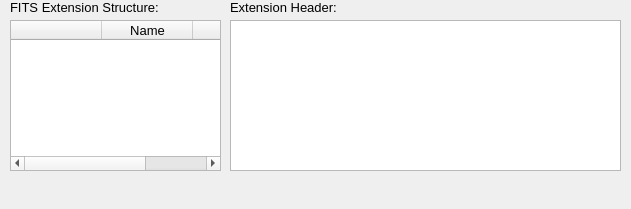
<?xml version="1.0" encoding="UTF-8"?>
<ui version="4.0">
 <class>InfoTab</class>
 <widget class="QWidget" name="InfoTab">
  <property name="geometry">
   <rect>
    <x>0</x>
    <y>0</y>
    <width>631</width>
    <height>209</height>
   </rect>
  </property>
  <property name="font">
   <font>
    <pointsize>10</pointsize>
   </font>
  </property>
  <property name="windowTitle">
   <string>InfoTab</string>
  </property>
  <widget class="QLabel" name="label_header">
   <property name="geometry">
    <rect>
     <x>230</x>
     <y>0</y>
     <width>121</width>
     <height>15</height>
    </rect>
   </property>
   <property name="font">
    <font>
     <pointsize>10</pointsize>
     <underline>false</underline>
    </font>
   </property>
   <property name="mouseTracking">
    <bool>false</bool>
   </property>
   <property name="text">
    <string>Extension Header:</string>
   </property>
  </widget>
  <widget class="QTextEdit" name="textBox_header">
   <property name="geometry">
    <rect>
     <x>230</x>
     <y>20</y>
     <width>391</width>
     <height>151</height>
    </rect>
   </property>
   <property name="font">
    <font>
     <pointsize>10</pointsize>
    </font>
   </property>
  </widget>
  <widget class="QLabel" name="label_extension">
   <property name="geometry">
    <rect>
     <x>10</x>
     <y>0</y>
     <width>161</width>
     <height>15</height>
    </rect>
   </property>
   <property name="font">
    <font>
     <pointsize>10</pointsize>
     <underline>false</underline>
    </font>
   </property>
   <property name="mouseTracking">
    <bool>false</bool>
   </property>
   <property name="text">
    <string>FITS Extension Structure:</string>
   </property>
  </widget>
  <widget class="QTableWidget" name="table_extension">
   <property name="geometry">
    <rect>
     <x>10</x>
     <y>20</y>
     <width>211</width>
     <height>151</height>
    </rect>
   </property>
   <property name="font">
    <font>
     <pointsize>10</pointsize>
    </font>
   </property>
   <property name="selectionMode">
    <enum>QAbstractItemView::NoSelection</enum>
   </property>
   <property name="selectionBehavior">
    <enum>QAbstractItemView::SelectRows</enum>
   </property>
   <attribute name="horizontalHeaderCascadingSectionResizes">
    <bool>false</bool>
   </attribute>
   <attribute name="horizontalHeaderDefaultSectionSize">
    <number>91</number>
   </attribute>
   <attribute name="horizontalHeaderMinimumSectionSize">
    <number>19</number>
   </attribute>
   <attribute name="verticalHeaderVisible">
    <bool>false</bool>
   </attribute>
   <column>
    <property name="text">
     <string/>
    </property>
    <property name="textAlignment">
     <set>AlignCenter</set>
    </property>
   </column>
   <column>
    <property name="text">
     <string>Name</string>
    </property>
    <property name="textAlignment">
     <set>AlignCenter</set>
    </property>
   </column>
   <column>
    <property name="text">
     <string>Type</string>
    </property>
    <property name="textAlignment">
     <set>AlignCenter</set>
    </property>
   </column>
  </widget>
 </widget>
 <resources/>
 <connections/>
</ui>
